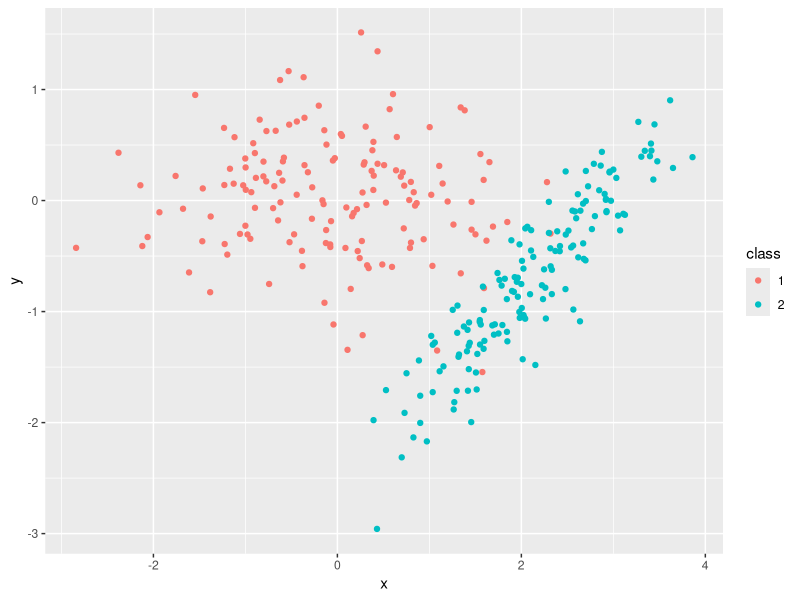
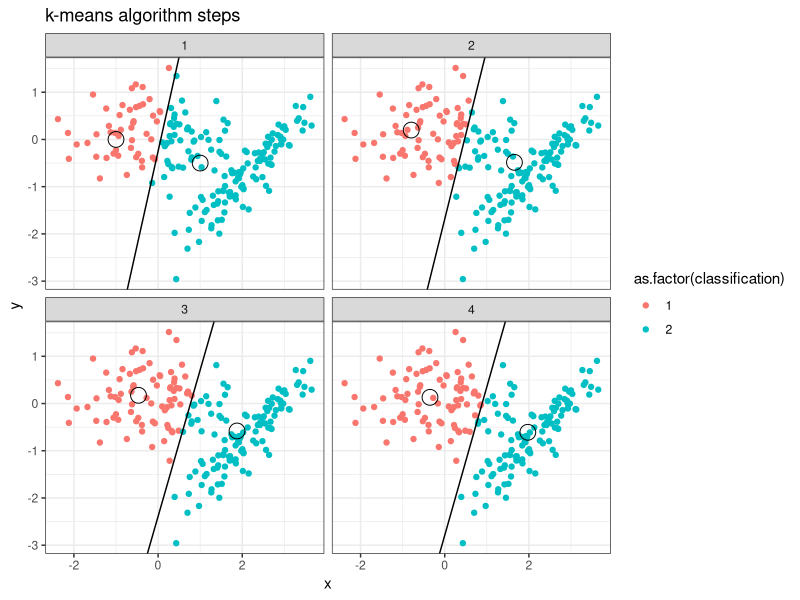
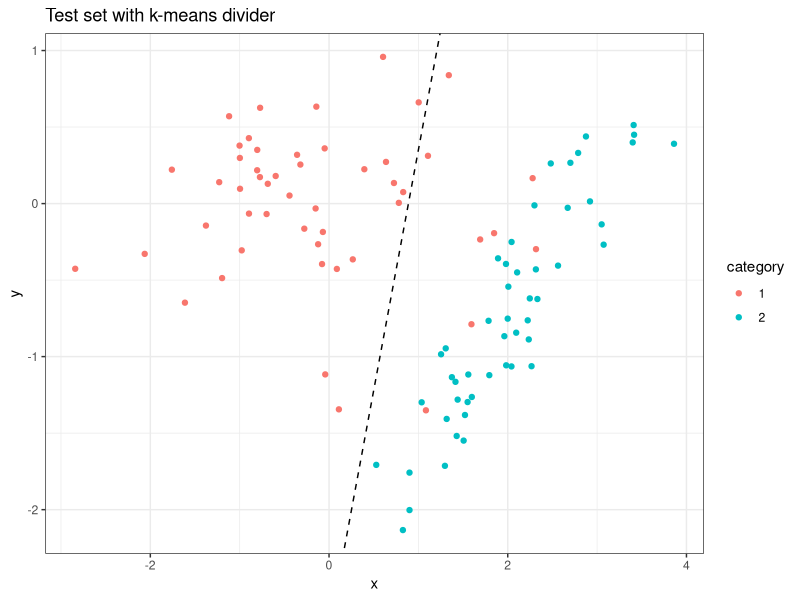

Here is the R script that generated these plots, in order:
library(tidyverse)
library(gganimate)

n <- 150
train_index <- 1:100
test_index  <- 101:150

# Group 1: Random ellipse centered at (0,0)
x_1 <- rnorm(n)
y_1 <- 0.5 * rnorm(n)

# Group 2: Random ellipse centered at (1,-2) and rotated by theta
x_2 <- rnorm(n) + 1
y_2 <- (0.2 * rnorm(n)) - 2

theta <- pi/4

# Rotation matrix
rot <- matrix(c(cos(theta), -sin(theta),
                sin(theta), cos(theta)),
                nrow = 2, byrow = TRUE)

xy_2 <- rot %*% rbind(x_2, y_2)
x_2 <- xy_2[1,]
y_2 <- xy_2[2,]

xy_df <- rbind(
  data.frame(x = x_1, y = y_1, class = "1"),
  data.frame(x = x_2, y = y_2, class = "2")
)

ggplot(xy_df, aes(x, y, col = class)) + 
  geom_point()

x_train <- c(x_1[train_index], x_2[train_index])
x_test  <- c(x_1[test_index],  x_2[test_index])
y_train <- c(y_1[train_index], y_2[train_index])
y_test  <- c(y_1[test_index],  y_2[test_index])

xy_train <- cbind(x_train, y_train)
xy_test <- cbind(x_test, y_test)

# KMeans ------------------------------------------------------------------

# Simple implementation of a k-means with k==2
my_kmeans <- function(initial_guess_1, initial_guess_2, xy, num_iterations = 4)
{
  res_df <- NULL
  centers <- NULL
  c_1 <- initial_guess_1
  c_2 <- initial_guess_2
   
  for (i in 1:num_iterations)
  {
    classification <- rep(NA, nrow(xy))
    # Assign each point to cluster 1 or 2, based in L2 distance
    for (j in 1:nrow(xy))
    {
      dist_1 <- sqrt(sum((c_1 - xy[j,])^2))
      dist_2 <- sqrt(sum((c_2 - xy[j,])^2))
      
      classification[j] <- ifelse(dist_1 > dist_2, 2, 1)
    }
    
    # Add diagnostics
    this_df <- data.frame(x = xy[,1], y = xy[,2], classification = classification, step = i)
    res_df <- rbind(res_df, this_df)
    
    # Update centers
    next_values <- this_df %>% 
      group_by(classification) %>% 
      summarise(
        x = mean(x),
        y = mean(y)
      )
    
    centers <- rbind(centers, data.frame(x = c(c_1[1], c_2[1]), y = c(c_1[2], c_2[2]), classification = c("1", "2"), step = i))
    
    c_1 <- c(next_values$x[1], next_values$y[1])
    c_2 <- c(next_values$x[2], next_values$y[2])
  }
  
  return (list(centers = centers, diagnostics = res_df))
}

k_means_res <- my_kmeans(c(-1,0), c(1,-0.5), xy_train)

# Calculate intercept and gradient of the separation line
separation_line <- k_means_res$centers %>% 
  group_by(step) %>% 
  arrange(classification) %>% 
  summarise(
    mid_x = (x[2] + x[1]) / 2,
    mid_y = (y[2] + y[1]) / 2,
    slope = (y[2] - y[1]) / (x[2] - x[1]),
    b     = mid_y + (1/slope) * mid_x 
  )


ggplot(k_means_res$diagnostics, aes(x,y, colour = as.factor(classification))) + 
  geom_point() + 
  geom_point(data = k_means_res$centers, colour = "black", size = 5, shape = 1) + 
  geom_abline(data = separation_line, aes(intercept = b, slope = -1/slope)) + 
  facet_wrap(~ step) +
  theme_bw() + 
  ggtitle("k-means algorithm steps")


# Out of sample
data.frame(x = x_test, y = y_test) %>% 
  mutate(category = if_else(row_number() <= 50, "1", "2")) %>% 
  ggplot(aes(x,y, colour = category)) + 
  geom_point() +
  geom_abline(data = filter(separation_line, step == max(step)), 
              aes(intercept = b, slope = -1/slope), 
              linetype = "dashed") +
  theme_bw() + 
  ggtitle("Test set with k-means divider")
           
